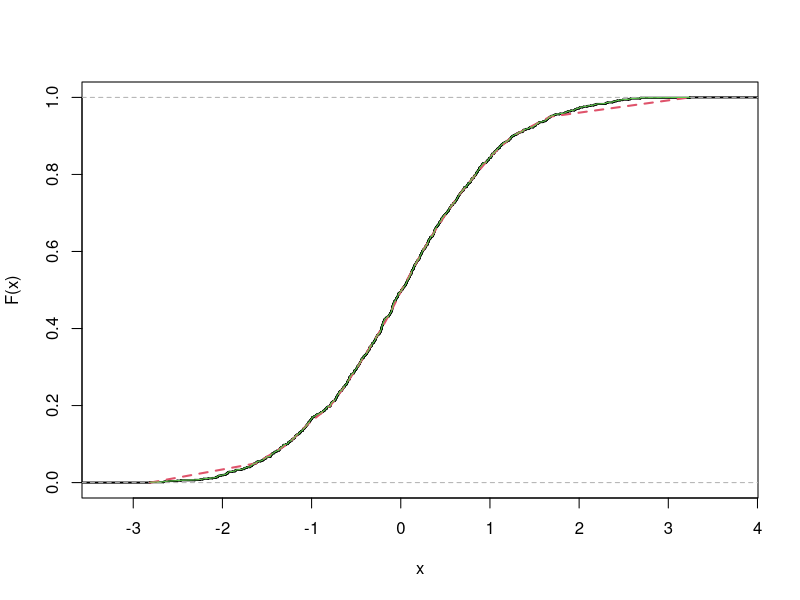
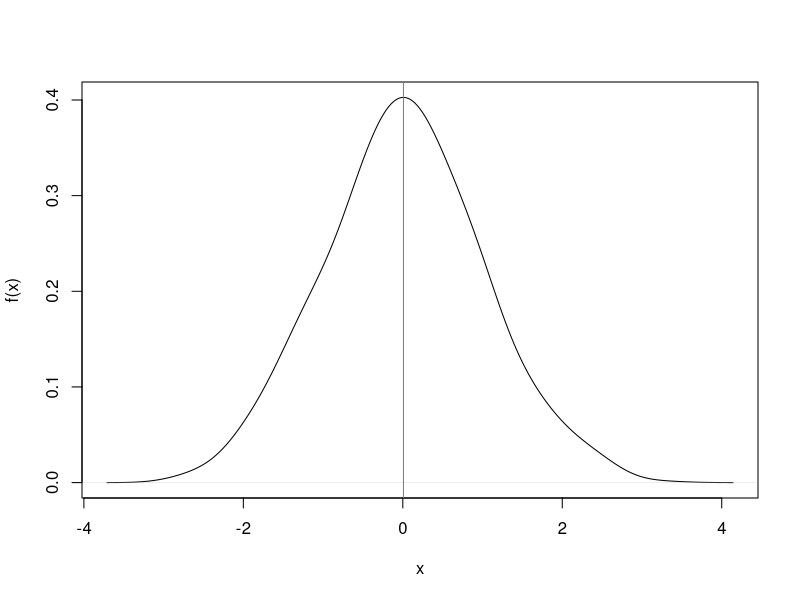

These charts were generated, in order, by the following R code:
## ---- chunk 1
# Loome andmestik
set.seed(123)
x <- rnorm(1000, mean = 0, sd = 1)

# Loome kumulatiivse jaotusfunktsiooni graafiku
plot(ecdf(x), verticals = TRUE, main = "", xlab = "x", ylab = "F(x)", lwd = 2)

# Arvutame sama kasutades funktsiooni quantile
kv.pos <- seq(0, 1, by = 0.05)
jf.q <- quantile(x, probs = kv.pos)
lines(jf.q, kv.pos, col = 2, lty = 2, lwd=2)

# Arvutame andmete sortimise kaudu
# y tunnus on selle suhteline järjekorranumber ehk vahemikul 0 ... 1
n <- length(x)
lines(sort(x), 1:n/n, col = 3)

## ---- chunk 2
# Genereerime juhuslikud andmed normaaljaotusest

# Koostame graafiku
plot(df.tul <- density(x, bw = 0.3), main = "", xlab="x", ylab="f(x)")
# leiame mood väärtuse: x väärtus, mille y on maksimaalne
abline(v = df.tul$x[which(df.tul$y == max(df.tul$y))], col = 2)
